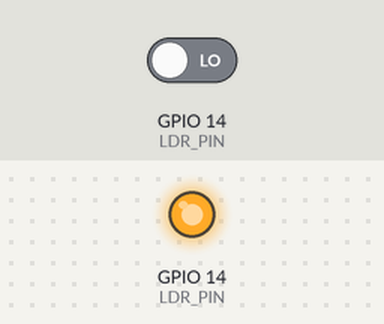
A program run on a simulated Raspberry Pi (BCM pin numbers). Shown: output pins drawn as LEDs (lit = HIGH). Inputs (shaded band) come from the test bench; at power-on: GPIO 14 (LDR_PIN) LOW. The interpreter's speed is modelled, so counts of loop turns are approximate; what the program prints to the terminal is not drawn.

Above: at 1.2 s.
1.3 s: GPIO 14 (LDR_PIN) driven HIGH
Timing chart, 0 to 4.3 s (numbered marks = the images above; inputs shaded):
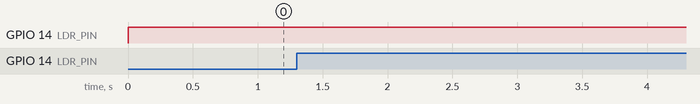

The program:

Tag_09.py
```python
import RPi.GPIO as GPIO
import time

# Der Pin, an dem wir die Ladezeit messen
LDR_PIN = 14
# Maximaler Zähler, bevor das Programm abbricht (Timeout)
# Dieser Wert ist der Schwellenwert für "zu dunkel"
MAX_COUNT = 5000

GPIO.setmode(GPIO.BCM)

def measure_light():
    # Zähler auf Null setzen
    count = 0

    # 1. Kondensator entladen (auf HIGH setzen)
    GPIO.setup(LDR_PIN, GPIO.OUT)
    GPIO.output(LDR_PIN, GPIO.HIGH)
    time.sleep(0.1) # Kurz warten, um sicherzustellen, dass er voll ist

    # 2. Pin auf INPUT umstellen und die Entladezeit messen
    GPIO.setup(LDR_PIN, GPIO.IN)

    # Zähle, wie lange es dauert, bis der Pin LOW wird (entladen ist)
    while GPIO.input(LDR_PIN) == GPIO.HIGH:
        count += 1

        # Sicherstellen, dass die Schleife bei extrem hohen Werten abbricht
        if count >= MAX_COUNT:
            break

    return count

print("Starte Helligkeitsmessung... Drücke STRG+C zum Stoppen.")

try:
    while True:
        ladezeit = measure_light()

        # Prüfen, ob der Zähler den maximalen Wert erreicht hat (zu dunkel)
        if ladezeit >= MAX_COUNT:
            print("🌑 Ladezeit: zu dunkel (MAX_COUNT erreicht)")
            # Hier warten wir 1 Sekunde, um die Ausgabe zu verlangsamen
            time.sleep(1.0)
        else:
            # Ausgabe des tatsächlichen Werts
            # WICHTIG: Je KLEINER die Zahl, desto HELLER ist es!
            print(f"☀️ Ladezeit: {ladezeit} (Normaler Messbereich)")
            # Hier warten wir die Standard-0.5 Sekunden
            time.sleep(0.5)

except KeyboardInterrupt:
    print("\nMessung beendet. Räume Pins auf.")
    GPIO.cleanup()
```
